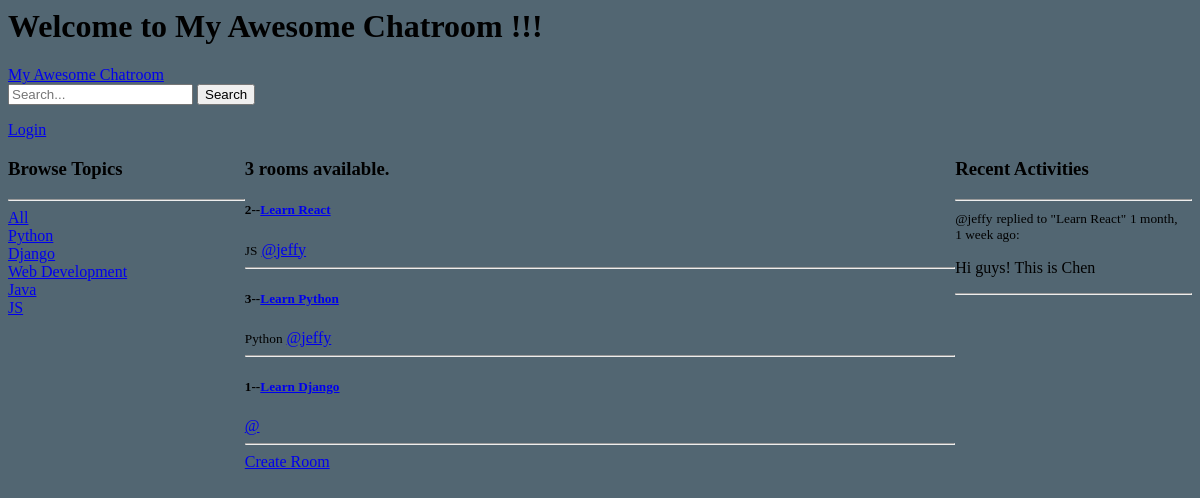
/, run on an earlier commit of the app's database.
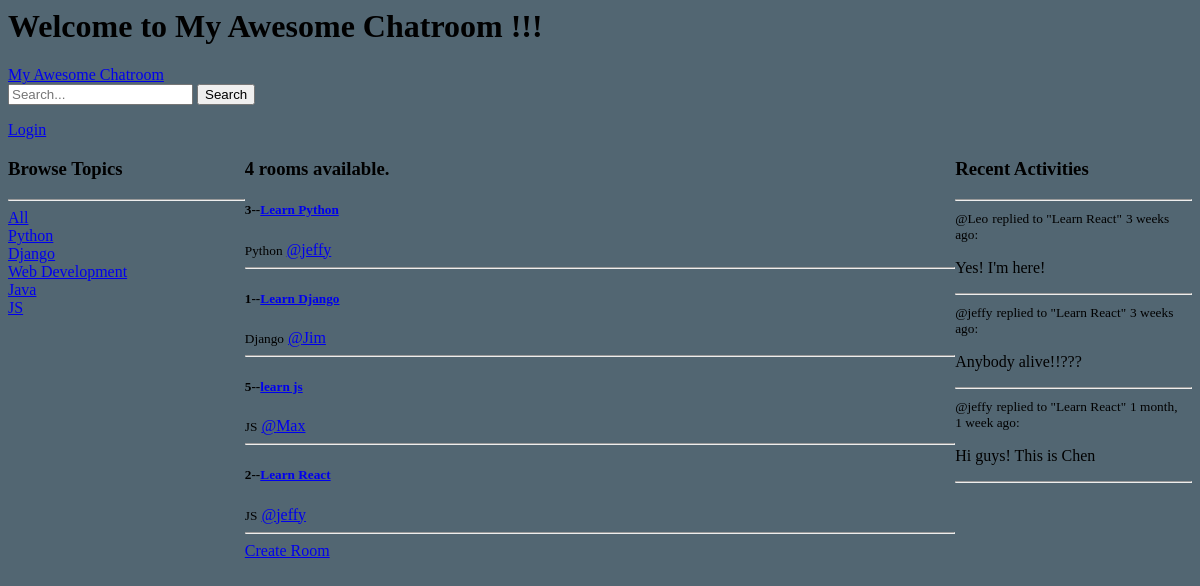
And on a later commit of the database.
### base/models.py (models this page shows, shortened)
class Topic(models.Model):
    name=models.CharField(max_length=100)

class Room(models.Model):
    host=models.ForeignKey(User, on_delete=models.SET_NULL, null=True)
    topic=models.ForeignKey(Topic, on_delete=models.SET_NULL, null=True)
    name=models.CharField(max_length=200)
    description=models.TextField(null=True, blank=True)
    participants=models.ManyToManyField(User, related_name='participants', blank=True)
    updated=models.DateTimeField(auto_now=True)
    created=models.DateTimeField(auto_now_add=True)
    class Meta:
        ordering=['-updated', '-created']
    def __str__(self) -> str:
        return str(self.name)

class Message(models.Model):
    user=models.ForeignKey(User, on_delete=models.CASCADE)
    room=models.ForeignKey(Room, on_delete=models.CASCADE)
    body=models.TextField()
    updated=models.DateTimeField(auto_now=True)
    created=models.DateTimeField(auto_now=True)
    class Meta:
        ordering=['-updated', '-created']
    def __str__(self) -> str:
        return self.body[0:50]

### base/views.py (the view)
# urls.py: path('', views.home, name="home"),
def home(request):
    q=request.GET.get('q') if request.GET.get('q')!=None else ''
    rooms=Room.objects.filter(
        Q(topic__name__icontains=q) |
        Q(name__icontains=q) |
        Q(description__icontains=q)
        )
    room_count=rooms.count()
    topics=Topic.objects.all()
    room_messages=Message.objects.all()[:5]
    context={'rooms':rooms, 'topics':topics, 'room_count':room_count, 'room_messages':room_messages}
    return render(request, 'base/home.html', context)

### base/templates/base/home.html (shortened to what this page needs)
<h1>Welcome to My Awesome Chatroom !!!</h1>
{% extends 'main.html' %}
{% block content %}
<div class="home-container">
    <div>
        <h3>Browse Topics</h3>
        <hr>
        {% include 'base/topics_component.html' %}
    </div>
    <div>
        <div>
            <h3>{{room_count}} rooms available.</h3>
        </div>
        {% include 'base/feed_component.html' %}
        <div>
            <a href="{% url 'create-room' %}">Create Room</a>
        </div>
    </div>
    <div>
        <h3>Recent Activities</h3>
        <hr>
        {% include 'base/activity_component.html' %}
    </div>
</div>
{% endblock content %}

### base/templates/base/topics_component.html
<div>
    <a href="{% url 'home' %}">All</a>
</div>
{% for topic in topics %}
    <div>
        <a href="{% url 'home' %}?q={{topic.name}}">{{topic.name}}</a>
    </div>
{% endfor %}

### base/templates/base/feed_component.html (shortened to what this page needs)
{% for room in rooms %}
    <h5>{{room.id}}--<a href="/room/{{room.id}}">{{room.name}}</a></h5>
    <small>{{room.topic.name}}</small>
    <a href="{% url 'user-profile' room.host.id %}">@{{room.host.username}}</a>
    <hr>
{% endfor %}

### base/templates/base/activity_component.html
{% for message in room_messages %}
    <div>
        <small>@{{message.user}}</small>
        <small>replied to "{{message.room}}"</small>
        <small>{{message.created|timesince}} ago:</small>
        <p>{{message}}</p>
        <hr>
    </div>
{% endfor %}

What changed in the data, as far as the page shows it:
changed Room "Learn Django": topic.name (not shown) → "Django"; host.username (not shown) → "Jim"
added Room: id "5", name "learn js", topic.name "JS", host.username "Max"
changed Room "Learn React": moves down the list
added Message: user "Leo", room "Learn React", created "3 weeks", body "Yes! I'm here!"
added Message: user "jeffy", room "Learn React", created "3 weeks", body "Anybody alive!!???"
Also different on the page:
{{ room_count }}: "3" → "4"
